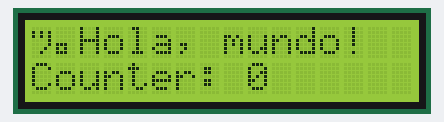
This sketch was run on a simulated Arduino Uno, built with avr-gcc and run on an emulated ATmega328P. On the bench: 16×2 character LCD.

Above: at 0.1 s.
At 4.1 s:
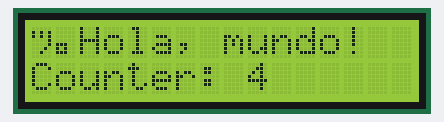
At 9.1 s:
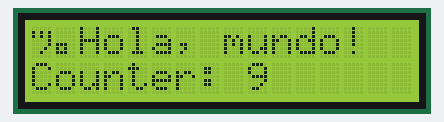
At 19.1 s:
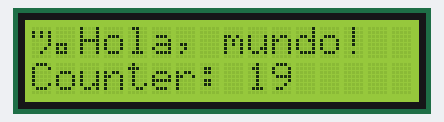
At 29.1 s:
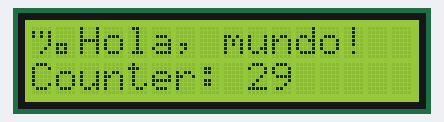
At 39.1 s:
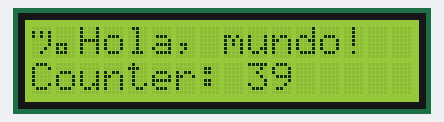

Measured:
- what the display in image 1 shows lasts 1.0 s, from 4.0 s to 5.0 s

The sketch:

lcd_string.ino
```cpp
#include <LiquidCrystal.h>

// Inicializar librería del LCD con los números de los pines
LiquidCrystal lcd(12, 11, 5, 4, 3, 2);

void setup() {
  // Asignar número de columnas y filas del LCD
  lcd.begin(16, 2);
  // Printear un mensaje en el LCD
  lcd.print("¡Hola, mundo!");
}

void loop() {
  // Colocar cursor en columna 0, línea 1 (segunda fila)
  lcd.setCursor(0, 1);
  lcd.print("Counter: ");
  lcd.print(millis() / 1000);

}
```
